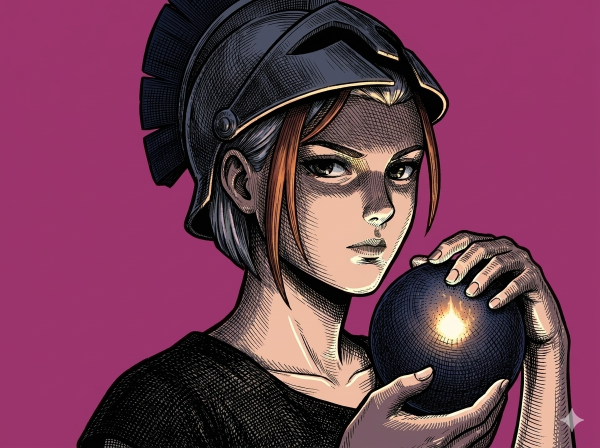
#> input picture mascot/image_25f77f41.jpg, 1200 x 896 px (shown at 1/2 size)
$ python unsparkle.py ../../mascot/image_25f77f41.jpg ../../mascot/image_2debba59.jpg
#> lines starting #> are read from the running program, lines starting #| are printed output that depends on the picture; after the words box and inside, x2 and y2 are one past the last pixel; in counts of white or black regions, pixels touching at a corner belong together
### tools/mascot/lib.py
import numpy as np

def flood(cand, seed):
    """4-connected flood of `seed` constrained to `cand`, both bool HxW."""
    cur = seed & cand
    while True:
        p = np.pad(cur, 1, constant_values=False)
        nxt = (p[:-2,1:-1] | p[2:,1:-1] | p[1:-1,:-2] | p[1:-1,2:] | cur) & cand
        if nxt.sum() == cur.sum():
            return nxt
        cur = nxt

# [5 lines left out: function border_seed, not called in this run]

def dilate(m, r=1):
    o = m.copy()
    for _ in range(r):
        p = np.pad(o, 1, constant_values=False)
        o = p[:-2,1:-1] | p[2:,1:-1] | p[1:-1,:-2] | p[1:-1,2:] | o
    return o

def components(mask):
    """Yield (size, component_mask) for each 4-connected component, largest first."""
    remaining = mask.copy()
    out = []
    while remaining.any():
        idx = np.argmax(remaining)
        seed = np.zeros(mask.shape, bool)
        seed.flat[idx] = True
        c = flood(remaining, seed)
        out.append((int(c.sum()), c))
        remaining &= ~c
    out.sort(key=lambda t: -t[0])
    return out

def erode(m, r=1):
    return ~dilate(~m, r)

def close(m, r=1):
    """Bridge hatching: fill gaps up to 2r wide without growing the region."""
    return erode(dilate(m, r), r)

### tools/mascot/unsparkle.py
"""Remove the generator's sparkle badge from the forearm.

    python3 unsparkle.py <in.jpg> <out.jpg>


The badge straddles the arm's right edge, so a patch has to satisfy two things
at once: continue the hatching, and continue the contour. Copying a band from
directly above satisfies neither — the arm tapers, so the edge lands in the
wrong place and leaves a step, and the strokes arrive out of phase. That is the
square of duplicated forearm.

Here the two sides are treated as the two different problems they are. Right of
the fitted edge the answer is known exactly: it is the flat ground. Left of it,
a band is copied from further up the arm, sheared by however far the edge has
moved between the two rows, at whichever offset best continues the structure
already surrounding the hole — measured, not assumed from a hatch period.
"""
import sys; sys.path.insert(0,'/Users/vahidinjupic/dev/athena_website/tools/mascot')
from lib import components, dilate
from PIL import Image
import numpy as np

SRC, OUT = sys.argv[1], sys.argv[2]

# What separates the badge from the arm it sits on, measured on both candidate
# drawings. The badge is a near-neutral grey overlay: saturation around 16,
# luminance around 165. Her arm in *shadow* has the same saturation — 16 — and
# only luminance tells them apart, at 113. Her arm in the sphere's *light* has
# the same luminance — up to 153 — and only saturation tells them apart, at 40
# to 78. So both tests are needed, and neither can be loose: a luminance floor
# of 110 lets the shaded arm in, and on the brighter of the two drawings that
# was enough to swallow a third of her forearm into the mask.
SAT, LIT = 34, 140

a=np.asarray(Image.open(SRC).convert('RGB')).astype(np.float32)
H,W,_=a.shape
#> H = 896; W = 1200
# Measured, not assumed. Successive drawings of this figure come back with the
# ground a few units apart, and everything below keys off it.
_e=np.concatenate([a[:6].reshape(-1,3),a[-6:].reshape(-1,3),
                   a[:,:6].reshape(-1,3),a[:,-6:].reshape(-1,3)])
B=np.median(_e,0)
#> B = [155, 52, 108]
d=np.sqrt(((a-B)**2).sum(2))
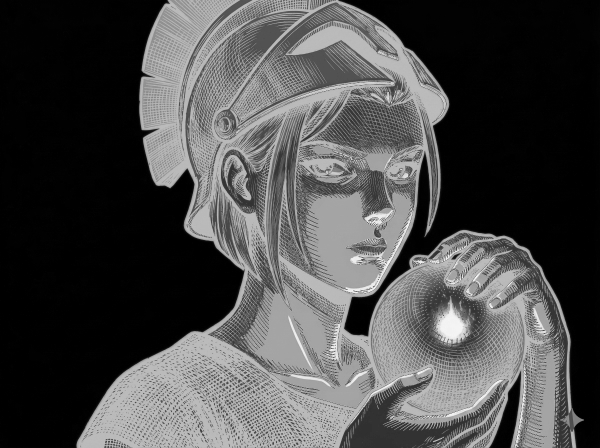
#> d: shape (896, 1200) float32 (shown at 1/2 size); min 0, max 264.5, mean 78.5; drawn with min black and max white
sat=a.max(2)-a.min(2); L=a.mean(2)
#> after `sat = a.max(2) - a.min(2)`:
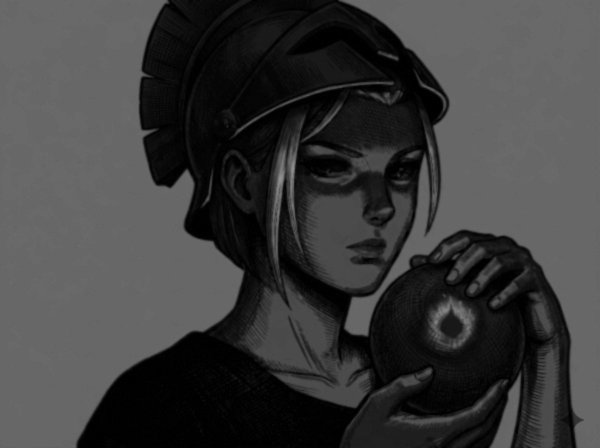
#> sat: shape (896, 1200) float32 (shown at 1/2 size); min 0, max 144, mean 60.5
#> after `L = a.mean(2)`:
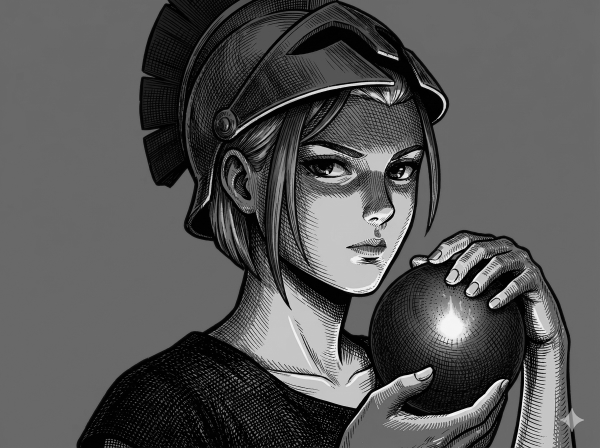
#> L: shape (896, 1200) float32 (shown at 1/2 size); min 0, max 251.7, mean 86.1

# ── the edge, from rows a first-pass mask does not touch ───────────────────
rough=np.zeros((H,W),bool)
rough[890:1024,900:1024]=(sat[890:1024,900:1024]<SAT)&(L[890:1024,900:1024]>LIT)
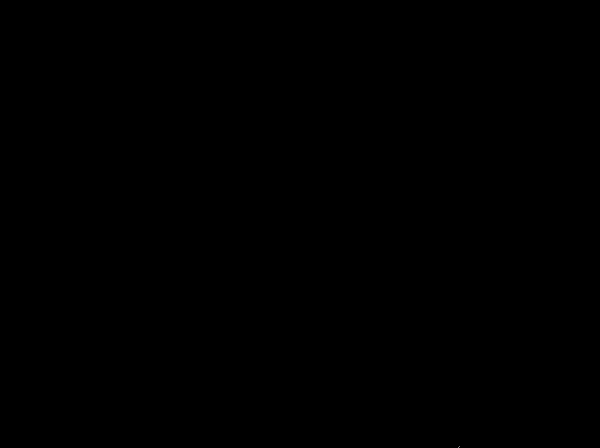
#> rough: shape (896, 1200) bool (shown at 1/2 size); 0% white in thin lines or dots, all inside (x1, y1, x2, y2) = (917, 893, 919, 895)
rough=components(rough)[0][1]
#> the loop in components, `while remaining.any():` made 2 passes
#> idx on passes 1 to 2: 1072518, 1073717
#> after the loop in components, `while remaining.any():`: out = 2 items
#> after the loop in dilate, `for _ in range(r):`: o: shape (896, 1200) bool; 0.01% white; 1 white region, box (x1, y1, x2, y2) and area: (912, 887, 925, 896) 69
# The edge is the first *run* of ground, not the first pixel of it. Her arm's
# mauve shadow passes within 45 of the magenta ground here and there, so a
# single-pixel test stops early on those rows — measured, it reported the edge
# at x 942 on rows whose real edge is 970. Those bad rows drag the fit: median
# residual 8.6 px, which is enough to put `ground_side` inside her arm and flat
# ground over the contour, so the repaired arm ends in a hard straight cut
# instead of a drawn line. Requiring four consecutive ground pixels takes it to
# 0.30 px, worst row 1.0.
RUN=4
def fit(skip):
    rows=[]
#> rows = []
    for y in range(850,1024):
        if skip[y].any(): continue
        x=920
        while x<1015 and not (d[y,x:x+RUN]<45).all(): x+=1
        rows.append((y,x))
#> after the loop, rows = 37 pairs, first value 850 to 886, second value 984 to 999
    rows=np.array(rows)
    return np.polyfit(rows[:,0],rows[:,1],2), rows
#> (the run stopped early here; a loop or call above may not have finished)
